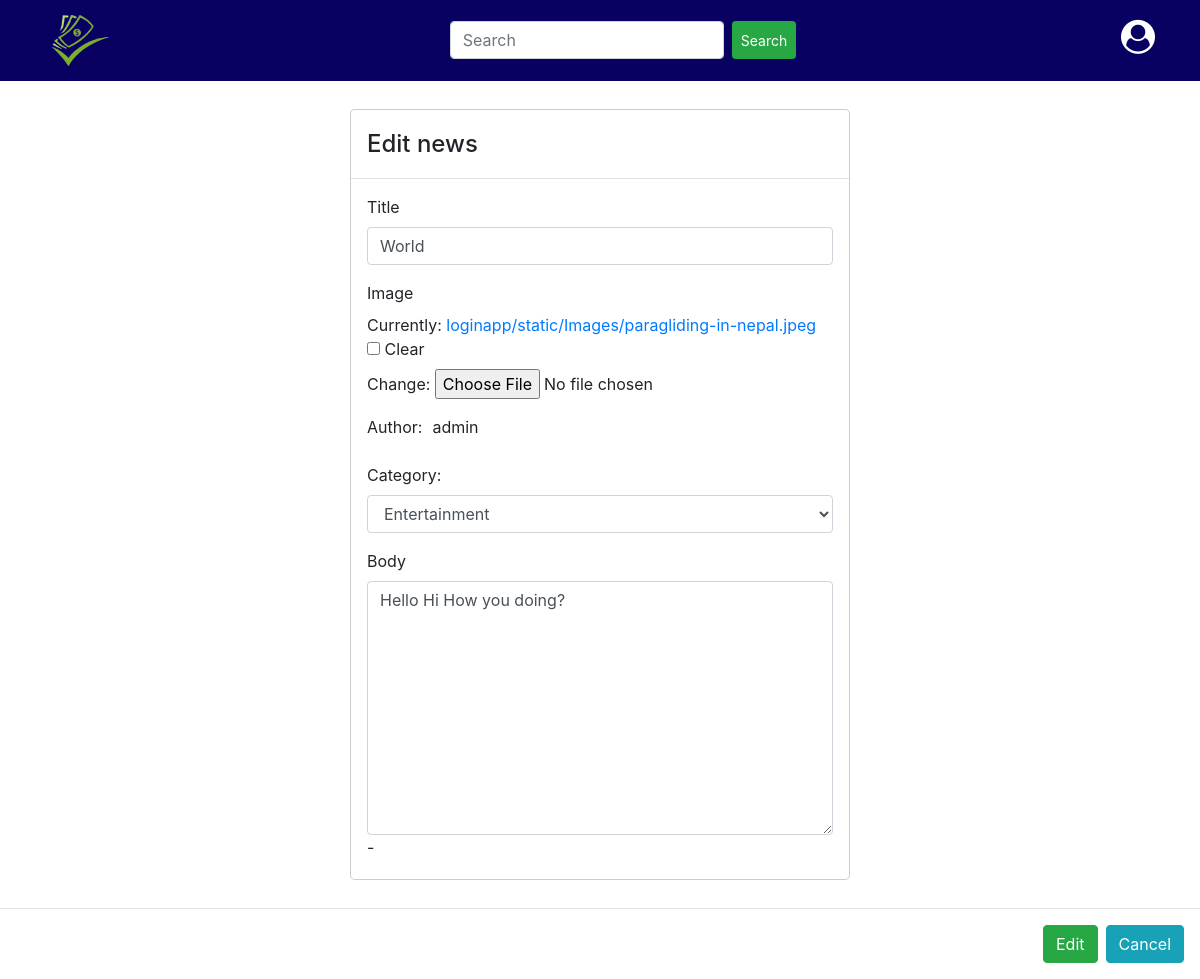
Page /article/42/update/ (signed in) on the earlier database version.
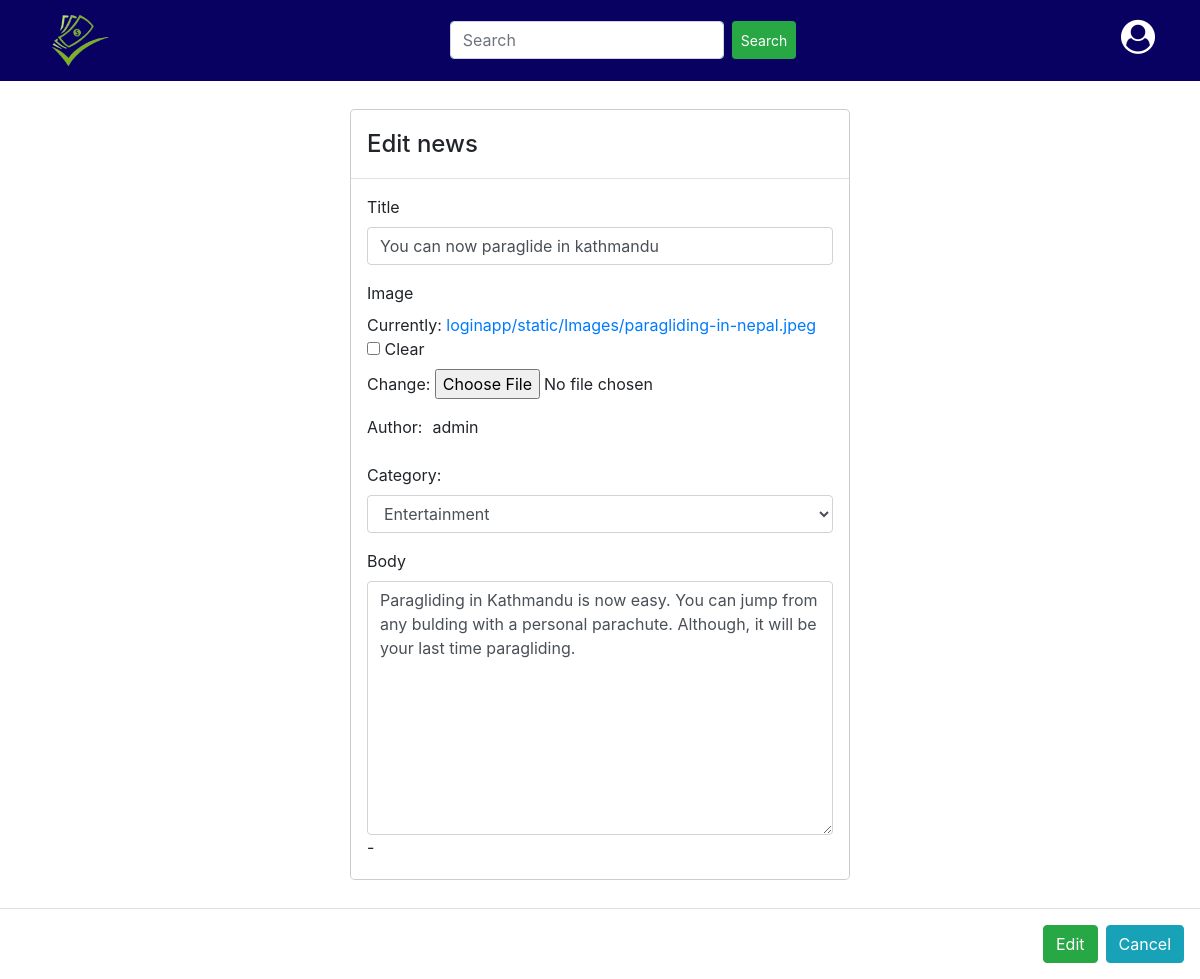
Same page on the later database version.
### loginapp/models.py (models this page shows, shortened)
class Post(models.Model):
    title = models.TextField(max_length=None)
    header_image = models.ImageField(
        null=True, blank=True, upload_to="loginapp\static\Images")
    body = models.TextField(max_length=None)
    category = models.CharField(max_length=255, default='Politics')

### loginapp/views.py (the view, shortened to what this page needs)
# urls.py: path('article/<int:pk>/update/', UpdatePostView.as_view(), name="update_post"),
class UpdatePostView(LoginRequiredMixin, UpdateView):
    model = Post
    form_class = EditForm
    template_name = 'loginapp/Html file/edit.html'
    success_url = reverse_lazy('dashboard')

### loginapp/forms.py
class EditForm(forms.ModelForm):
    class Meta:
        model = Post
        fields = ('title', 'category', 'body', 'header_image')
        widgets = {
            'title': forms.TextInput(attrs={'class': 'form-control'}),
            'category': forms.Select(choices=choice_list, attrs={'class': 'form-control'}),
            'body': forms.Textarea(attrs={'class': 'form-control'}),
        }

### loginapp/templates/loginapp/Html file/Edit.html (shortened to what this page needs)
{% load static %}
<!DOCTYPE html>
<html>
    <head>
        <link
          rel="stylesheet"
          type="text/css"
          href="
          {% static 'css/Dashboard.css' %}"
        />
        <link
          rel="stylesheet"
          href="https://maxcdn.bootstrapcdn.com/bootstrap/4.5.2/css/bootstrap.min.css"
        />
        <link rel="stylesheet" href="https://cdnjs.cloudflare.com/ajax/libs/font-awesome/4.7.0/css/font-awesome.min.css">
    </head>
    <body>
            <nav class="navbar navbar-expand-md navbar-dark navigation">
              <div class="container">
                <div>
                <a href="{% url 'home' %}" class="navbar-brand text-warning font-weight-bold">
                  <img class ="navbar-logo" src = "{% static 'Images/logo1.png' %}">
                </a>
                </div>
                <div class="search">
                  <form class="d-flex" action="{% url 'search' %}">
                    <input
                      class="form-control"
                      type="search"
                      name="search"
                      placeholder="Search"
                      aria-label="Search"
                    />
                    <button class="btn btn-success btn-sm ml-2" type="submit">
                      Search
                    </button>
                  </form>
                </div>
                <div style="margin-bottom:5px">
                  <i class="fa fa-user-circle" style="color: white; font-size: 34px;"></i>
                </div>
              </div>
            </nav>
            <form method="POST" enctype="multipart/form-data">
            <div class="modal-dialog">
                <div class="modal-content">
                  <div class="modal-header">
                    <h4 class="modal-title">Edit news</h4>
                  </div>
                  <div class="modal-body">
                    <div class="mb-3">
                      <label for="exampleFormControlInput1" class="form-label">Title</label>
                      <div
                      id="exampleFormControlInput1"
                    >{{form.title}}
                  </div>
                    </div>
                    <div class="mb-3">
                    <label for="exampleFormControlInput1" class="form-label"
                        >Image</label>
                        <div id="exampleFormControlInput1">{{form.header_image}}</div>
                        </div>
                     <div class="mb-3" style="display: inline-flex;">
                      <label for="exampleFormControlInput1" class="form-label">Author:</label>
                      <div
                      id="exampleFormControlInput1"
                      style="padding-left: 10px;"
                      >admin</div>
                  </div>
                    <div class="mb-3">
                      <label for="sel1">Category:</label>
                      {{form.category}}
                    </div>
                    <div class="mb-1">
                      <label for="exampleFormControlTextarea1" class="form-label">Body</label>
                      <div
                      id="exampleFormControlTextarea1"
                      >{{form.body}}-</div>
                    </div>
                    </div>
                  </div>
                </div>
                  <div class="modal-footer text-center">
                    <button  class="btn btn-success">
                      Edit
                  </button>
                    <a href="{% url 'dashboard' %}" class="btn btn-info">Cancel</a>
                  </div>
              </form>
    </body>
</html>

Differences in the rows shown:
changed Post "Entertainment": title "World" → "You can now paraglide in kathmandu"; body "Hello Hi How you doing?" → "Paragliding in Kathmandu is now easy. You can jump from any bulding with a personal parachute. Although, it will be your last time paragliding."
